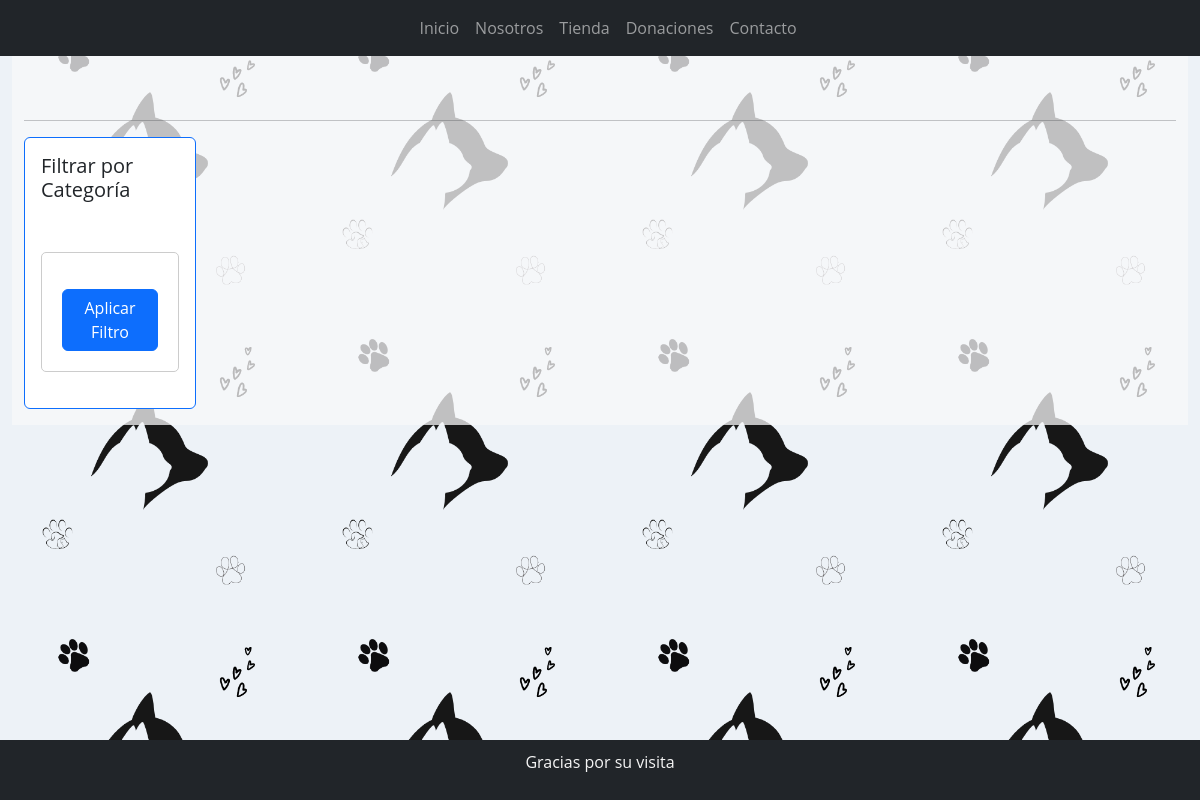
Page /tienda/ on the earlier database version.
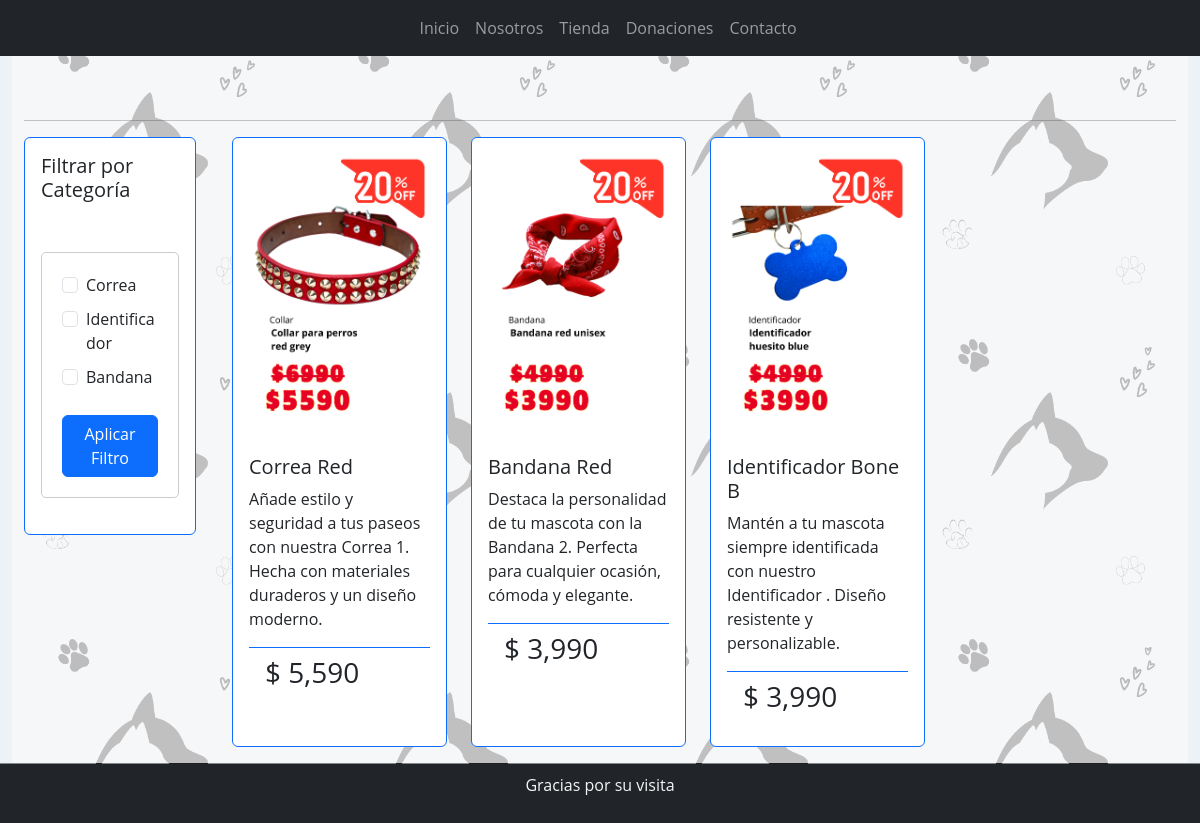
Same page on the later database version.
### appShop/models.py (models this page shows, shortened)
class Category(models.Model):
    id_category  = models.AutoField(db_column='idCategory', primary_key=True)
    category     = models.CharField(max_length=20, blank=False, null=False)

class Product(models.Model):
    id_product       = models.AutoField(db_column='idProduct', primary_key=True)
    products         = models.CharField(max_length=20, blank=True, null=True)
    price            = models.IntegerField(blank=True, null=True)
    id_category      = models.ForeignKey('Category',on_delete=models.CASCADE, db_column='idCategory')
    image            = models.ImageField(upload_to="productos", null=True)
    description      = models.TextField()
    activo           = models.BooleanField(default=True)

### appShop/views.py (the view)
# urls.py: path('tienda/', views.tienda, name='tienda'),
def tienda(request):
    categorias_seleccionadas = request.GET.getlist('categoria')
    if categorias_seleccionadas:
        productos = Product.objects.filter(id_category__category__in=categorias_seleccionadas)
    else:
        productos = Product.objects.all()
    categorias = Category.objects.all()
    context = {
        'Productos': productos,
        'Categorias': categorias,
        'categorias_seleccionadas': categorias_seleccionadas,
    }
    return render(request, 'appShop/tienda.html', context)

### appShop/templates/appShop/tienda.html (shortened to what this page needs)
{% extends 'appShop/base.html' %}
{% load static %}
{% load humanize%}
{% block contenido %}
<div class="container-fluid bg-opacity-75 bg-light">
    <br><br>
    <hr>
    <div class="row justify-content-start">
        <div class="col-lg-2 col-md-3 col-sm-4 col-12 mb-3">
            <div class="card border-primary">
                <div class="card-body">
                    <h5 class="card-title">Filtrar por Categoría</h5>
                    <form id="filter-form" method="get" action="{% url 'tienda' %}">
                        {% for categoria in Categorias %}
                        <div class="form-check">
                            <input class="form-check-input" type="checkbox" name="categoria" value="{{ categoria.category }}"
                            id="categoria-{{ categoria.id_category }}" {% if categoria.category in categorias_seleccionadas %}checked{% endif %}>
                            <label class="form-check-label" for="categoria-{{ categoria.id_category }}">
                                {{ categoria.category }}
                            </label>
                        </div>
                        {% endfor %}
                        <button type="submit" class="btn btn-primary mt-3">Aplicar Filtro</button>
                    </form>
                </div>
            </div>
        </div>
        <div class="col-lg-10 col-md-9 col-sm-8 col-12">
            <div class="container-fluid">
                <div class="row">
                    {% for producto in Productos %}
                    <div class="col-lg-3 col-md-4 col-sm-6 col-12 mb-3">
                        <div class="card border-primary h-100">
                            {% if producto.image %}
                            <img src="{{ producto.image.url }}" class="card-img-top" alt="{{ producto.products }}">
                            {% endif %}
                            <div class="card-body d-flex flex-column">
                                <h5 class="card-title">{{ producto.products | title }}</h5>
                                <div class="card-text mb-3">
                                    {{ producto.description }}
                                </div>
                                <div class="card-footer bg-transparent border-primary">
                                    <h3>$ {{ producto.price | intcomma}}</h3>
                                </div>
                            </div>
                        </div>
                    </div>
                    {% endfor %}
                </div>
            </div>
        </div>
    </div>
</div>
{% endblock %}

Differences in the rows shown:
added Category: category "Correa"
added Category: category "Identificador"
added Category: category "Bandana"
added Product: image (picture), products "Correa Red", description "Añade estilo y seguridad a tus paseos con nuestra Correa 1. Hecha con materiales duraderos y un diseño moderno.", price "5,590"
added Product: image (picture), products "Bandana Red", description "Destaca la personalidad de tu mascota con la Bandana 2. Perfecta para cualquier ocasión, cómoda y elegante.", price "3,990"
added Product: image (picture), products "Identificador Bone B", description "Mantén a tu mascota siempre identificada con nuestro Identificador . Diseño resistente y personalizable.", price "3,990"
